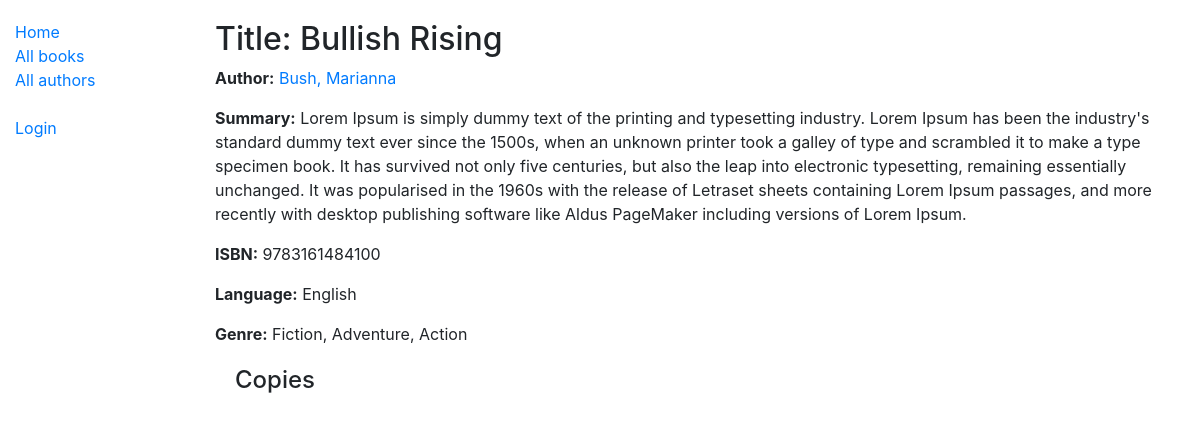
/catalog/book/1, run on the app's committed database.
### catalog/models.py (models this page shows, shortened)
class Book(models.Model):
    title = models.CharField(max_length=200)
    author = models.ForeignKey('Author', on_delete=models.SET_NULL, null=True)
    summary = models.TextField(max_length=1000, help_text='Enter a brief description of the book')
    isbn = models.CharField(
        'ISBN',
        max_length=13,
        help_text='13 Character <a href="https://www.isbn-international.org/content/what-isbn">ISBN number</a>'
    )
    genre = models.ManyToManyField(Genre, help_text="Select a genre for this book")
    language = models.ForeignKey('Language', on_delete=models.SET_NULL, null=True)
    def display_genre(self):
        """Create a string for the Genre. This is required to display genre in Admin result."""
        return ', '.join(genre.name for genre in self.genre.all()[:3])
    display_genre.short_description = 'Genre'

class Author(models.Model):
    first_name = models.CharField(max_length=100)
    last_name = models.CharField(max_length=100)
    date_of_birth = models.DateField(null=True, blank=True)
    date_of_death = models.DateField('died', null=True, blank=True)
    class Meta:
        ordering = ['last_name', 'first_name']
    def __str__(self):
        return f'{self.last_name}, {self.first_name}'

class Language(models.Model):
    name = models.CharField(max_length=200, help_text='Enter the language the book is written in (e.g English, French)')
    def __str__(self):
        return self.name

class Genre(models.Model):
    name = models.CharField(max_length=200, help_text='Enter a book genre (e.g Science Fiction)')
    def __str__(self):
        return self.name

### catalog/views.py (the view)
# urls.py: path('book/<int:pk>', views.BookDetailView.as_view(), name="book-detail"),
class BookDetailView(generic.DetailView):
    model = Book
    template_name = 'catalog/book_detail.html'

### catalog/templates/catalog/book_detail.html (shortened to what this page needs)
{% extends "base_generic.html" %}
{% block content %}
  <h2>Title: {{ book.title }}</h2>
  <p><strong>Author:</strong> <a href="{% url 'author-detail' book.author.pk %}">{{ book.author }}</a></p>
  <p><strong>Summary:</strong> {{ book.summary }}</p>
  <p><strong>ISBN:</strong> {{ book.isbn }}</p>
  <p><strong>Language:</strong> {{ book.language }}</p>
  <p><strong>Genre:</strong> {% for genre in book.genre.all %} {{ genre }}{% if not forloop.last %}, {% endif %}{% endfor %}</p>
  <div class="copies-section">
    <h4>Copies</h4>
  </div>
{% endblock %}

### catalog/static/css/styles.css (style rules this page uses)
.copies-section { margin-left:20px; margin-top:20px }

### data on the page
Book: title "Bullish Rising", author "Bush, Marianna", summary "Lorem Ipsum is simply dummy text of the printing and typesetting industry. Lorem Ipsum has been the industry's standard dummy text ever since the 1500s, when an unknown printer took a galley of type and scrambled it to make a type specimen book. It has survived not only five centuries, but also the leap into electronic typesetting, remaining essentially unchanged. It was popularised in the 1960s with the release of Letraset sheets containing Lorem Ipsum passages, and more recently with desktop publishing software like Aldus PageMaker including versions of Lorem Ipsum.", isbn "9783161484100", language "English"
Genre: name "Fiction"
Genre: name "Adventure"
Genre: name "Action"
